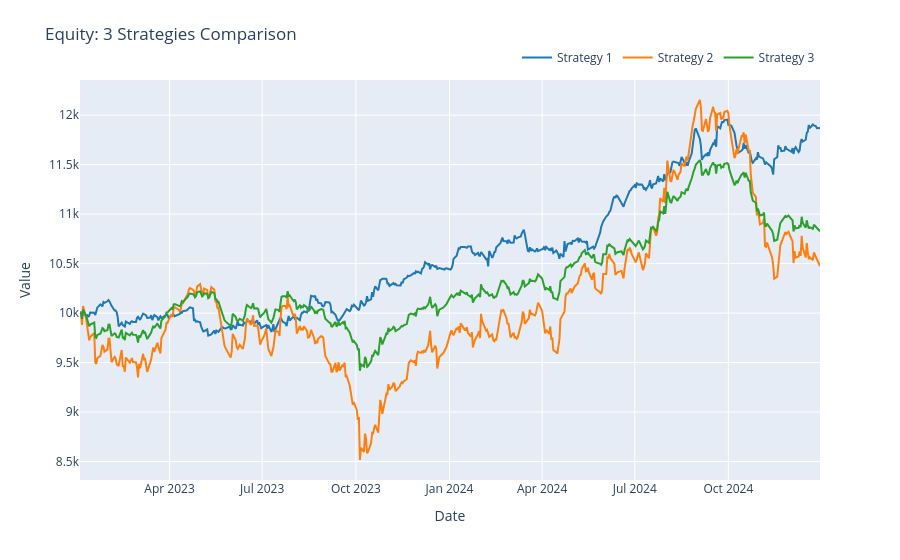

Write notebook code for a chart like this one.
### Code cell
plot_strategy_comparison_interactive(
    result, result_long_ko, result_half,
)

### Figure 1 — Plotly figure (JSON) as saved in the notebook; plotly's stock layout.template omitted (floating-point values rounded to 4 significant figures; data arrays with more than 128 entries replaced by an {"elided": "..."} marker saying what was removed)
{"data": [{"hovertemplate": "Date: %{x|%Y-%m-%d}<br>Strategy 1: %{y:,.2f}<extra></extra>", "line": {"color": "#1f77b4", "width": 2}, "mode": "lines", "name": "Strategy 1", "type": "scatter", "x": {"elided": "501 str values"}, "y": {"elided": "501 float values"}}, {"hovertemplate": "Date: %{x|%Y-%m-%d}<br>Strategy 2: %{y:,.2f}<extra></extra>", "line": {"color": "#ff7f0e", "width": 2}, "mode": "lines", "name": "Strategy 2", "type": "scatter", "x": {"elided": "501 str values"}, "y": {"elided": "501 float values"}}, {"hovertemplate": "Date: %{x|%Y-%m-%d}<br>Strategy 3: %{y:,.2f}<extra></extra>", "line": {"color": "#2ca02c", "width": 2}, "mode": "lines", "name": "Strategy 3", "type": "scatter", "x": {"elided": "501 str values"}, "y": {"elided": "501 float values"}}], "layout": {"hovermode": "closest", "legend": {"orientation": "h", "x": 1, "xanchor": "right", "y": 1.02, "yanchor": "bottom"}, "margin": {"t": 80}, "title": {"text": "Equity: 3 Strategies Comparison"}, "xaxis": {"title": {"text": "Date"}}, "yaxis": {"title": {"text": "Value"}}}}
